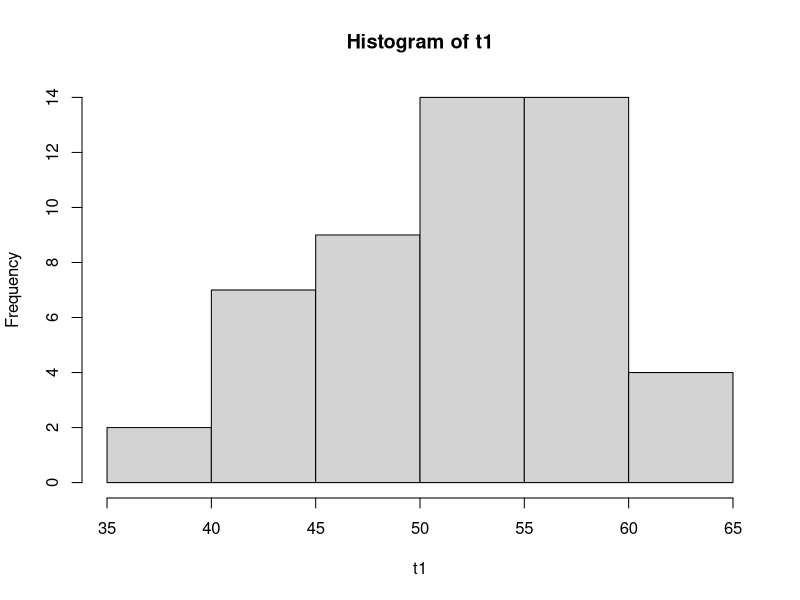
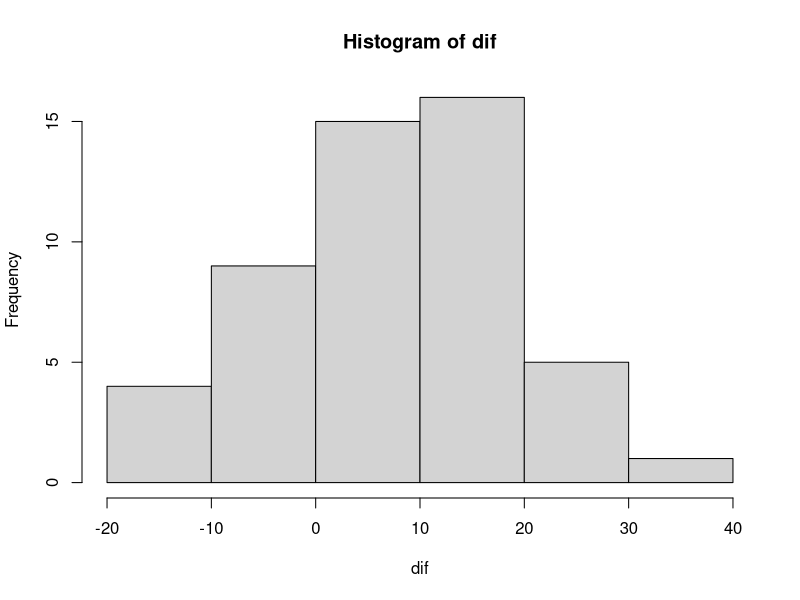
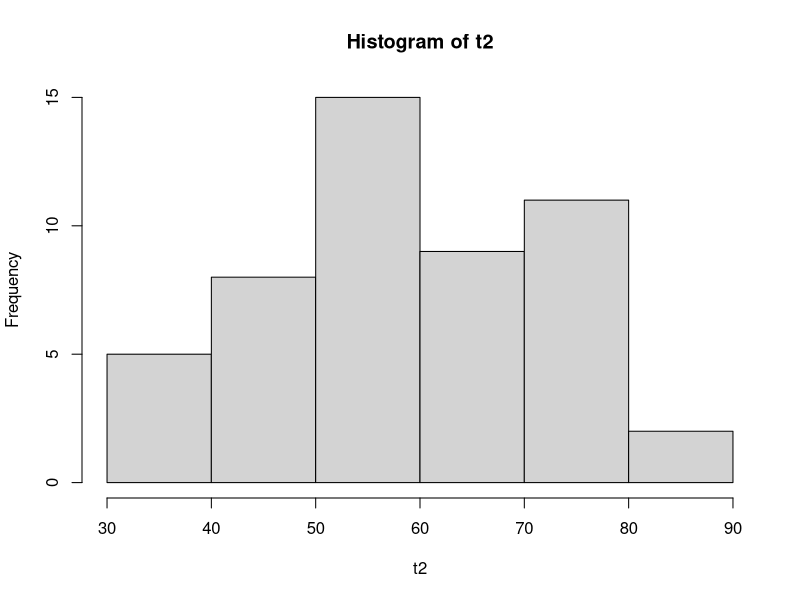
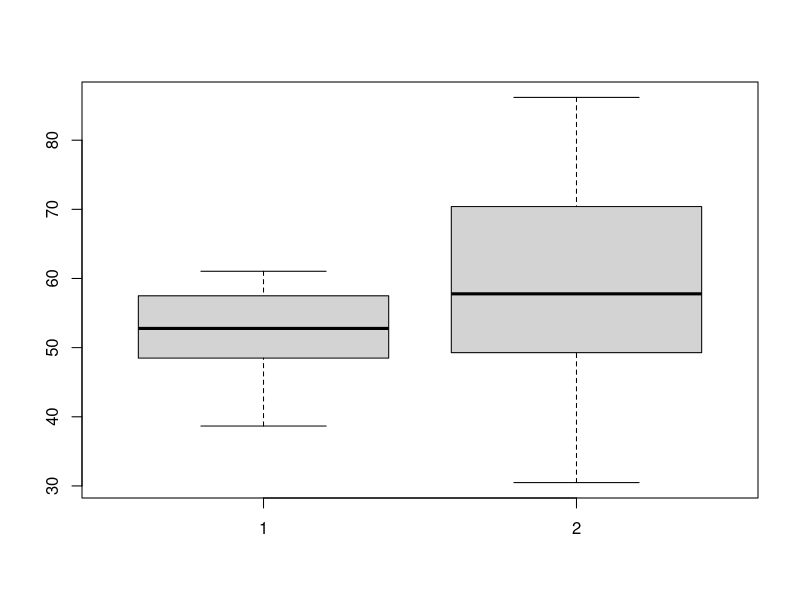
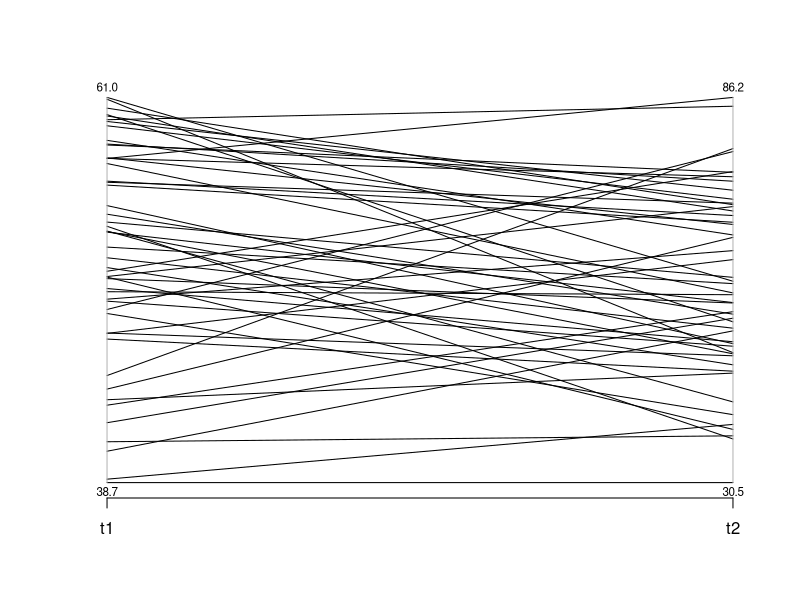

Generate these figures, in order, with R:
t1 <- rnorm(50, mean = 52, sd = 6)
#to simulate change over time: a differnce variable
dif <- rnorm(50, mean = 6, sd = 12)
t2 <- t1 + dif
hist(t1)
hist(dif)
hist(t2)
boxplot(t1, t2)
pairs <- data.frame(t1, t2)
library(MASS)
parcoord(pairs, var.label = TRUE)
#On average, are the lines going up or down?
t.test(t2, t1, paired = TRUE)
t.test(t2, t1,
       paired = TRUE,
       mu = 6, #Specifying a non-0 null value (Remember we added a random variable, mean 6)
       alternative = "greater",
       conf.level = 0.99)